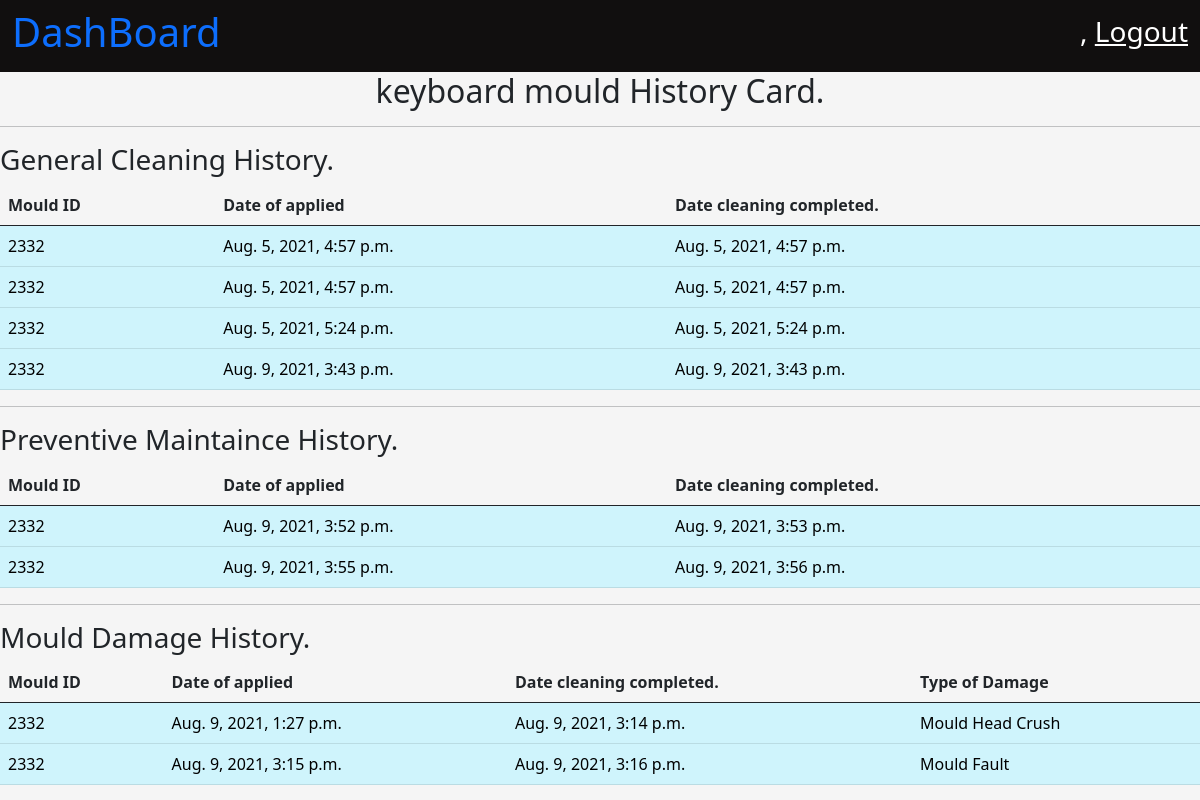
The page /quality/historyCard/2332 on the database its author committed.
### mould/models.py (models this page shows, shortened)
class Mould(models.Model):
    mould_id = models.IntegerField(primary_key=True)
    mould_name = models.CharField(max_length=200)
    cavity_number = models.IntegerField()
    registered_date = models.DateTimeField(auto_now_add=True)
    registered_by = models.ForeignKey(User, on_delete=models.PROTECT)
    general_maintaince_cleaning_threshold_value = models.IntegerField()
    preventive_maintaince_clearning_thresold_value = models.IntegerField()
    tool_life = models.IntegerField()
    present_count = models.IntegerField()
    moud_desc = models.CharField(max_length=100)
    order_number = models.CharField(max_length=100)
    raw_material = models.CharField(max_length=100)
    part_weight = models.FloatField()
    runner_weight = models.FloatField()
    tonnage = models.FloatField()
    cycle_time = models.FloatField()
    number_of_shots_per_day = models.IntegerField()
    def __str__(self):
        return str(self.mould_id)

class GeneralClearningArchieve(models.Model):
    mould_id = models.ForeignKey(Mould, related_name='mould_gc_history', on_delete=models.CASCADE)
    date_applied_for_cleaning = models.DateTimeField(null=True)
    date_get_back_from_cleaning = models.DateTimeField(auto_now_add=True)
    comment = models.CharField(max_length=200) # any comment.

class PreventiveMaintainceArchive(models.Model):
    mould_id = models.ForeignKey(Mould, related_name='mould_pm_data', on_delete=models.CASCADE)
    date_applied_for_maitaince = models.DateTimeField(null = True)
    date_of_get_back_from_cleaning = models.DateTimeField(auto_now_add=True)
    comment = models.CharField(max_length=200)

class MouldDamageArchive(models.Model): # archive dataBase for all Damages.
    mould_id = models.ForeignKey(Mould, related_name='mould_damage_archive', on_delete=models.CASCADE)
    damage_name = models.CharField(max_length=200)
    damage_occurued_on = models.DateTimeField(null=True)
    damage_recovered_on = models.DateTimeField(auto_now_add=True)

### MouldQuality/views.py (the view)
# urls.py: path('historyCard/<int:mould_id>', views.mold_history_card),
def mold_history_card(request, mould_id):
    context = {}
    context['mould_data'] = Mould.objects.get(mould_id = mould_id)
    context['GEN_CLEAN_DATA'] = GeneralClearningArchieve.objects.filter(mould_id = Mould.objects.get(mould_id = mould_id))
    context['P_MAIN_DATA'] = PreventiveMaintainceArchive.objects.filter(mould_id= Mould.objects.get(mould_id = mould_id))
    context['DAMAGE_DATA'] = MouldDamageArchive.objects.filter(mould_id = Mould.objects.get(mould_id = mould_id))
    if len(context['GEN_CLEAN_DATA']) != 0:
        context['G_CLEAN'] = True
    if len(context['P_MAIN_DATA']) != 0:
        context['P_MAIN'] = True
    if len(context['DAMAGE_DATA']) != 0:
        context['DAMAGE'] = True
    print(context['GEN_CLEAN_DATA'])
    return render(request, 'quality/mould_history_card.html', context) # return history card.

### MouldQuality/templates/quality/mould_history_card.html (shortened to what this page needs)
{% extends 'base.html' %}
{% load static %}
{% block title %}
    <link
        rel="stylesheet"
        href="{% static 'css/mould_reg.css' %}" >
{% endblock %}
{% block body_content %}
    <nav
        class="navbar navbar-light dashboard_nav">
        <div class="container-fluid dashboard_nav">
            <p class="h1 dashboard_title">
                <a href="{% url 'homePage' %}" style="text-decoration:None;">
                  DashBoard
                </a>
            </p>
            <div class="user_data">
                <p class="h3">
                    {{ request.user.first_name }},
                    <a href="{% url 'userLogout' %}">
                        Logout
                    </a>
                </p>
            </div>
        </div>
    </nav>
    <p class="h2" style="text-align:center;">
        {{ mould_data.mould_name }} History Card.
    </p>
    <hr />
    {% if G_CLEAN %}
        <div>
            <p class="h3">
                General Cleaning History.
            </p>
            <table class="table">
                <thead>
                    <th class="col">
                            Mould ID
                    </th>
                    <th class="col">
                        Date of applied
                    </th>
                    <th class="col">
                        Date cleaning completed.
                    </th>
                </thead>
                <tbody>
                {% for entry in GEN_CLEAN_DATA %}
                    <tr class="table-info">
                        <td>
                            {{ entry.mould_id }}
                        </td>
                        <td>
                            {{ entry.date_applied_for_cleaning }}
                        </td>
                        <td>
                            {{ entry.date_get_back_from_cleaning }}
                        </td>
                    </tr>
                {% endfor %}
                </tbody>
            </table>
        </div>
    <hr />
    {% endif %}
    {% if P_MAIN %}
            <div>
            <p class="h3">
                Preventive Maintaince History.
            </p>
            <table class="table">
                <thead>
                    <th class="col">
                            Mould ID
                    </th>
                    <th class="col">
                        Date of applied
                    </th>
                    <th class="col">
                        Date cleaning completed.
                    </th>
                </thead>
                <tbody>
                {% for entry in P_MAIN_DATA %}
                    <tr class="table-info">
                        <td>
                            {{ entry.mould_id }}
                        </td>
                        <td>
                            {{ entry.date_applied_for_maitaince }}
                        </td>
                        <td>
                            {{ entry.date_of_get_back_from_cleaning }}
                        </td>
                    </tr>
                {% endfor %}
                </tbody>
            </table>
        </div>
    <hr />
    {% endif %}
    {% if DAMAGE %}
            <div>
            <p class="h3">
                Mould Damage History.
            </p>
            <table class="table">
                <thead>
                    <th class="col">
                            Mould ID
                    </th>
                    <th class="col">
                        Date of applied
                    </th>
                    <th class="col">
                        Date cleaning completed.
                    </th>
                    <th class="col">
                        Type of Damage
                    </th>
                </thead>
                <tbody>
                {% for entry in DAMAGE_DATA %}
                    <tr class="table-info">
                        <td>
                            {{ entry.mould_id }}
                        </td>
                        <td>
                            {{ entry.damage_occurued_on }}
                        </td>
                        <td>
                            {{ entry.damage_recovered_on }}
                        </td>
                        <td>
                            {{ entry.damage_name }}
                        </td>
                    </tr>
                {% endfor %}
                </tbody>
            </table>
        </div>
    {% endif %}
{% endblock %}

### mould/static/css/mould_reg.css (style rules this page uses)
body { background-color: whitesmoke; }
nav.dashboard_nav { background-color: rgb(17, 15, 15); }
nav.dashboard_nav div.dashboard_nav { color : white; }
nav.dashboard_nav div.user_data p a { color: white; }

### rows shown on the page
Mould: mould_name "keyboard mould"
GeneralClearningArchieve: mould_id "2332", date_applied_for_cleaning "Aug. 5, 2021, 4:57 p.m.", date_get_back_from_cleaning "Aug. 5, 2021, 4:57 p.m."
GeneralClearningArchieve: mould_id "2332", date_applied_for_cleaning "Aug. 5, 2021, 4:57 p.m.", date_get_back_from_cleaning "Aug. 5, 2021, 4:57 p.m."
GeneralClearningArchieve: mould_id "2332", date_applied_for_cleaning "Aug. 5, 2021, 5:24 p.m.", date_get_back_from_cleaning "Aug. 5, 2021, 5:24 p.m."
GeneralClearningArchieve: mould_id "2332", date_applied_for_cleaning "Aug. 9, 2021, 3:43 p.m.", date_get_back_from_cleaning "Aug. 9, 2021, 3:43 p.m."
PreventiveMaintainceArchive: mould_id "2332", date_applied_for_maitaince "Aug. 9, 2021, 3:52 p.m.", date_of_get_back_from_cleaning "Aug. 9, 2021, 3:53 p.m."
PreventiveMaintainceArchive: mould_id "2332", date_applied_for_maitaince "Aug. 9, 2021, 3:55 p.m.", date_of_get_back_from_cleaning "Aug. 9, 2021, 3:56 p.m."
MouldDamageArchive: mould_id "2332", damage_occurued_on "Aug. 9, 2021, 1:27 p.m.", damage_recovered_on "Aug. 9, 2021, 3:14 p.m.", damage_name "Mould Head Crush"
MouldDamageArchive: mould_id "2332", damage_occurued_on "Aug. 9, 2021, 3:15 p.m.", damage_recovered_on "Aug. 9, 2021, 3:16 p.m.", damage_name "Mould Fault"
